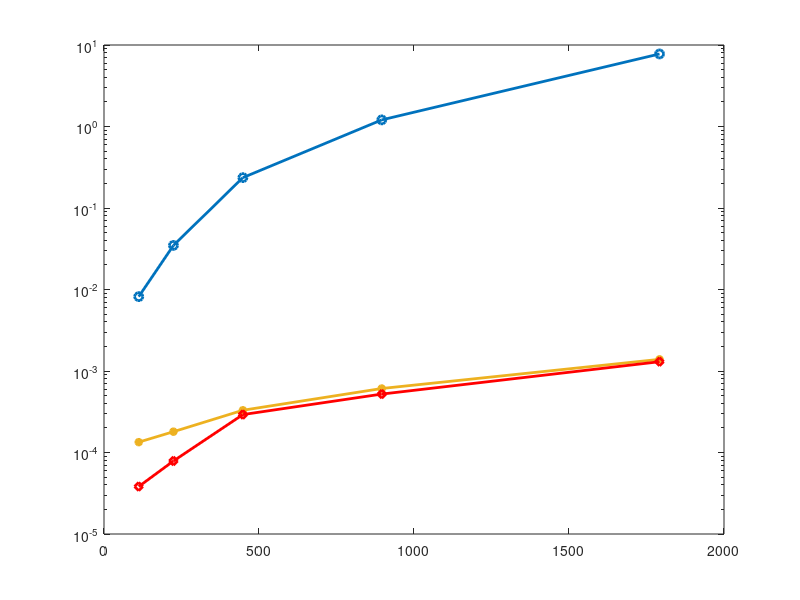

This chart was generated by the following MATLAB code: (Note: this script raises an error after producing the figure.)
clear; close all; clc
textSize = 16;
linewid = 1;

epiImpbm = [0.008176168603376135
    0.03475492713706834
    0.23585076204368047
    1.2056362863097871
    7.767176713262286
    ];
kle = [16, 32, 64, 128, 256]*7;
% epiImpis = [0.00016368
%     0.00062245
%     0.0016
%     0.0060
%     0.0224
% ];
epiImpis = [0.00003822
    0.00007866
    0.000292
    0.000521
    0.0013
    ];

epilmpdct = [0.000134
    0.00018
    0.00033
    0.00061
    0.00139
    ];

kleBi = [16, 32, 64, 128, 256]*7;

figure(13)

semilogy(kle, epiImpbm, 'o-', 'LineWidth',2)
hold on
semilogy(kleBi, epilmpdct, '*-', 'LineWidth',2,  'Color',[0.929411764705882 0.694117647058824 0.125490196078431])
hold on
semilogy(kleBi, epiImpis, 'd-', 'LineWidth',2, 'Color', 'r')
hold on
ax = gca;
ax.YAxis.FontSize = 14;
ax.XAxis.FontSize = 14;
ax.YAxis.FontWeight = 'bold';
ax.XAxis.FontWeight = 'bold';
ax.LineWidth = 1;
xlim([-100 1900]);
ylim([0 10000]);
legend('DP-SKG', 'DCT-Quantization', 'SIM-SKG', 'FontSize',textSize, 'FontWeight','bold', 'Location','northeast')
xlabel('Key Length (bit)', 'FontSize', 15, 'FontWeight','bold')
ylabel('Time (sec.)', 'FontSize',15, 'FontWeight','bold')
grid on
ax.XGrid = 'on';
ax.YMinorGrid = 'off';
ax.YMinorTick = "off";

% for i=1:length(epiImpbm)
%     text(kleBi(i),epiImpbm(i),num2str(epiImpbm(i), '%.2g'), 'FontWeight','bold', 'Color','#0072BD', 'HorizontalAlignment', 'center', 'VerticalAlignment', 'bottom')
%     text(kleBi(i),epilmpdct(i),num2str(epilmpdct(i), '%.2g'), 'FontWeight','bold', 'Color', '#D95319', 'HorizontalAlignment', 'center', 'VerticalAlignment', 'bottom')
%      text(kleBi(i),epiImpis(i),num2str(epiImpis(i), '%.2g'), 'FontWeight','bold', 'Color', '#EDB120', 'HorizontalAlignment', 'center', 'VerticalAlignment', 'bottom')
% end

% 创建 text
text('VerticalAlignment','bottom',...
    'HorizontalAlignment','center',...
    'FontWeight','bold',...
    'FontSize',12,...
    'String','0.008',...
    'Position',[94.4884785875884 0.015324493752992 0],...
    'Color',[0 0.447058823529412 0.741176470588235]);

% 创建 text
text('VerticalAlignment','bottom',...
    'HorizontalAlignment','center',...
    'FontWeight','bold',...
    'FontSize',12,...
    'String','0.0001',...
    'Position',[56.700458326098 0.000150631545848717 0],...
    'Color',[0.929411764705882 0.694117647058824 0.125490196078431]);

% 创建 text
text('VerticalAlignment','bottom',...
    'HorizontalAlignment','center',...
    'FontWeight','bold',...
    'FontSize',12,...
    'String','3.8e-05',...
    'Position',[58.0829526971562 4.74443001243537e-05 0],...
    'Color',[1 0 0]);

% 创建 text
text('VerticalAlignment','bottom',...
    'HorizontalAlignment','center',...
    'FontWeight','bold',...
    'FontSize',12,...
    'String','0.035',...
    'Position',[224.000003933907 0.0575081340808878 0],...
    'Color',[0 0.447058823529412 0.741176470588235]);

% 创建 text
text('VerticalAlignment','bottom',...
    'HorizontalAlignment','center',...
    'FontWeight','bold',...
    'FontSize',12,...
    'String','0.0002',...
    'Position',[182.525346575794 0.000700054366503034 0],...
    'Color',[0.929411764705882 0.694117647058824 0.125490196078431]);

% 创建 text
text('VerticalAlignment','bottom',...
    'HorizontalAlignment','center',...
    'FontWeight','bold',...
    'FontSize',12,...
    'String','7.9e-05',...
    'Position',[178.377898003099 0.000321889167908963 0],...
    'Color',[1 0 0]);

% 创建 text
text('VerticalAlignment','bottom',...
    'HorizontalAlignment','center',...
    'FontWeight','bold',...
    'FontSize',12,...
    'String','0.24',...
    'Position',[448.000007867813 0.295014260554564 0],...
    'Color',[0 0.447058823529412 0.741176470588235]);

% 创建 text
text('VerticalAlignment','bottom',...
    'HorizontalAlignment','center',...
    'FontWeight','bold',...
    'FontSize',12,...
    'String','0.0003',...
    'Position',[447.999978065491 0.000917412320455897 0],...
    'Color',[0.929411764705882 0.694117647058824 0.125490196078431]);

% 创建 text
text('VerticalAlignment','bottom',...
    'HorizontalAlignment','center',...
    'FontWeight','bold',...
    'FontSize',12,...
    'String','0.0003',...
    'Position',[447.999978065491 0.000389226554853426 0],...
    'Color',[1 0 0]);

% 创建 text
text('VerticalAlignment','bottom',...
    'HorizontalAlignment','center',...
    'FontWeight','bold',...
    'FontSize',12,...
    'String','1.2',...
    'Position',[896.000015735626 1.50807131195432 0],...
    'Color',[0 0.447058823529412 0.741176470588235]);

% 创建 text
text('VerticalAlignment','bottom',...
    'HorizontalAlignment','center',...
    'FontWeight','bold',...
    'FontSize',12,...
    'String','0.0006',...
    'Position',[896.000015735626 0.00141564840375353 0],...
    'Color',[0.929411764705882 0.694117647058824 0.125490196078431]);

% 创建 text
text('VerticalAlignment','bottom',...
    'HorizontalAlignment','center',...
    'FontWeight','bold',...
    'FontSize',12,...
    'String','0.0005',...
    'Position',[896.000015735626 0.00061622881678083 0],...
    'Color',[1 0 0]);

% 创建 text
text('VerticalAlignment','bottom',...
    'HorizontalAlignment','center',...
    'FontWeight','bold',...
    'FontSize',12,...
    'String','7.8',...
    'Position',[1792.00003147125 9.71558196915458 0],...
    'Color',[0 0.447058823529412 0.741176470588235]);

% 创建 text
text('VerticalAlignment','bottom',...
    'HorizontalAlignment','center',...
    'FontWeight','bold',...
    'FontSize',12,...
    'String','0.0014',...
    'Position',[1769.41939125413 0.00323403464717828 0],...
    'Color',[0.929411764705882 0.694117647058824 0.125490196078431]);

% 创建 text
text('VerticalAlignment','bottom',...
    'HorizontalAlignment','center',...
    'FontWeight','bold',...
    'FontSize',12,...
    'String','0.0013',...
    'Position',[1769.41939125413 0.00137481648329886 0],...
    'Color',[1 0 0]);

print('timeCmplx','-depsc')
